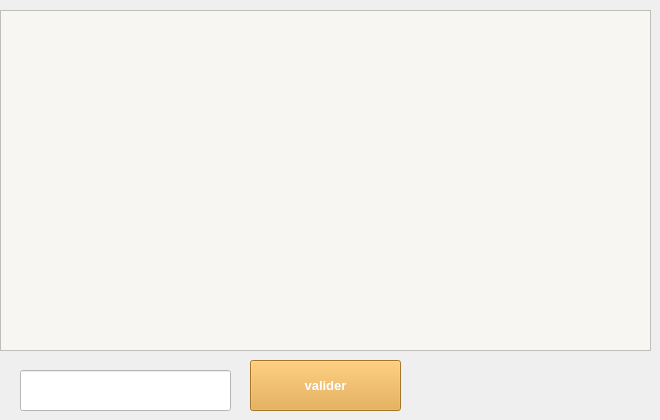
      <widget class="QWidget" name="tab_8">
       <attribute name="title">
        <string>Page</string>
       </attribute>
       <widget class="QLineEdit" name="lineEdit_telf_sms">
        <property name="geometry">
         <rect>
          <x>20</x>
          <y>370</y>
          <width>211</width>
          <height>41</height>
         </rect>
        </property>
        <property name="palette">
         <palette>
          <active>
           <colorrole role="WindowText">
            <brush brushstyle="SolidPattern">
             <color alpha="255">
              <red>0</red>
              <green>0</green>
              <blue>0</blue>
             </color>
            </brush>
           </colorrole>
           <colorrole role="Button">
            <brush brushstyle="SolidPattern">
             <color alpha="255">
              <red>255</red>
              <green>255</green>
              <blue>255</blue>
             </color>
            </brush>
           </colorrole>
           <colorrole role="Text">
            <brush brushstyle="SolidPattern">
             <color alpha="255">
              <red>0</red>
              <green>0</green>
              <blue>0</blue>
             </color>
            </brush>
           </colorrole>
           <colorrole role="ButtonText">
            <brush brushstyle="SolidPattern">
             <color alpha="255">
              <red>0</red>
              <green>0</green>
              <blue>0</blue>
             </color>
            </brush>
           </colorrole>
           <colorrole role="Base">
            <brush brushstyle="SolidPattern">
             <color alpha="255">
              <red>255</red>
              <green>255</green>
              <blue>255</blue>
             </color>
            </brush>
           </colorrole>
           <colorrole role="Window">
            <brush brushstyle="SolidPattern">
             <color alpha="255">
              <red>255</red>
              <green>255</green>
              <blue>255</blue>
             </color>
            </brush>
           </colorrole>
           <colorrole role="PlaceholderText">
            <brush brushstyle="SolidPattern">
             <color alpha="128">
              <red>0</red>
              <green>0</green>
              <blue>0</blue>
             </color>
            </brush>
           </colorrole>
          </active>
          <inactive>
           <colorrole role="WindowText">
            <brush brushstyle="SolidPattern">
             <color alpha="255">
              <red>0</red>
              <green>0</green>
              <blue>0</blue>
             </color>
            </brush>
           </colorrole>
           <colorrole role="Button">
            <brush brushstyle="SolidPattern">
             <color alpha="255">
              <red>255</red>
              <green>255</green>
              <blue>255</blue>
             </color>
            </brush>
           </colorrole>
           <colorrole role="Text">
            <brush brushstyle="SolidPattern">
             <color alpha="255">
              <red>0</red>
              <green>0</green>
              <blue>0</blue>
             </color>
            </brush>
           </colorrole>
           <colorrole role="ButtonText">
            <brush brushstyle="SolidPattern">
             <color alpha="255">
              <red>0</red>
              <green>0</green>
              <blue>0</blue>
             </color>
            </brush>
           </colorrole>
           <colorrole role="Base">
            <brush brushstyle="SolidPattern">
             <color alpha="255">
              <red>255</red>
              <green>255</green>
              <blue>255</blue>
             </color>
            </brush>
           </colorrole>
           <colorrole role="Window">
            <brush brushstyle="SolidPattern">
             <color alpha="255">
              <red>255</red>
              <green>255</green>
              <blue>255</blue>
             </color>
            </brush>
           </colorrole>
           <colorrole role="PlaceholderText">
            <brush brushstyle="SolidPattern">
             <color alpha="128">
              <red>0</red>
              <green>0</green>
              <blue>0</blue>
             </color>
            </brush>
           </colorrole>
          </inactive>
          <disabled>
           <colorrole role="WindowText">
            <brush brushstyle="SolidPattern">
             <color alpha="255">
              <red>0</red>
              <green>0</green>
              <blue>0</blue>
             </color>
            </brush>
           </colorrole>
           <colorrole role="Button">
            <brush brushstyle="SolidPattern">
             <color alpha="255">
              <red>255</red>
              <green>255</green>
              <blue>255</blue>
             </color>
            </brush>
           </colorrole>
           <colorrole role="Text">
            <brush brushstyle="SolidPattern">
             <color alpha="255">
              <red>0</red>
              <green>0</green>
              <blue>0</blue>
             </color>
            </brush>
           </colorrole>
           <colorrole role="ButtonText">
            <brush brushstyle="SolidPattern">
             <color alpha="255">
              <red>0</red>
              <green>0</green>
              <blue>0</blue>
             </color>
            </brush>
           </colorrole>
           <colorrole role="Base">
            <brush brushstyle="SolidPattern">
             <color alpha="255">
              <red>255</red>
              <green>255</green>
              <blue>255</blue>
             </color>
            </brush>
           </colorrole>
           <colorrole role="Window">
            <brush brushstyle="SolidPattern">
             <color alpha="255">
              <red>255</red>
              <green>255</green>
              <blue>255</blue>
             </color>
            </brush>
           </colorrole>
           <colorrole role="PlaceholderText">
            <brush brushstyle="SolidPattern">
             <color alpha="128">
              <red>0</red>
              <green>0</green>
              <blue>0</blue>
             </color>
            </brush>
           </colorrole>
          </disabled>
         </palette>
        </property>
        <property name="font">
         <font>
          <pointsize>11</pointsize>
         </font>
        </property>
        <property name="styleSheet">
         <string notr="true">background-color: rgb(255, 255, 255);</string>
        </property>
       </widget>
       <widget class="QPushButton" name="envoyer_smsf_btn">
        <property name="geometry">
         <rect>
          <x>250</x>
          <y>360</y>
          <width>151</width>
          <height>51</height>
         </rect>
        </property>
        <property name="font">
         <font>
          <pointsize>10</pointsize>
          <bold>true</bold>
         </font>
        </property>
        <property name="styleSheet">
         <string notr="true">QPushButton {
    background-color: #E6A537;
	color: rgb(255, 255, 255);
}

QPushButton:hover {
    background-color: rgb(127, 170, 121);
	color:  #E6A537;
	border-color: rgb(255, 170, 0);
}</string>
        </property>
        <property name="text">
         <string>valider</string>
        </property>
       </widget>
       <widget class="QTextEdit" name="textEdit_messagef_sms">
        <property name="geometry">
         <rect>
          <x>0</x>
          <y>10</y>
          <width>651</width>
          <height>341</height>
         </rect>
        </property>
        <property name="styleSheet">
         <string notr="true">color: rgb(0, 0, 0);
background-color: rgb(247, 246, 242);</string>
        </property>
        <property name="html">
         <string>&lt;!DOCTYPE HTML PUBLIC &quot;-//W3C//DTD HTML 4.0//EN&quot; &quot;http://www.w3.org/TR/REC-html40/strict.dtd&quot;&gt;
&lt;html&gt;&lt;head&gt;&lt;meta name=&quot;qrichtext&quot; content=&quot;1&quot; /&gt;&lt;meta charset=&quot;utf-8&quot; /&gt;&lt;style type=&quot;text/css&quot;&gt;
p, li { white-space: pre-wrap; }
hr { height: 1px; border-width: 0; }
li.unchecked::marker { content: &quot;\2610&quot;; }
li.checked::marker { content: &quot;\2612&quot;; }
&lt;/style&gt;&lt;/head&gt;&lt;body style=&quot; font-family:'Segoe UI'; font-size:9pt; font-weight:400; font-style:normal;&quot;&gt;
&lt;p style=&quot;-qt-paragraph-type:empty; margin-top:0px; margin-bottom:0px; margin-left:0px; margin-right:0px; -qt-block-indent:0; text-indent:0px;&quot;&gt;&lt;br /&gt;&lt;/p&gt;&lt;/body&gt;&lt;/html&gt;</string>
        </property>
       </widget>
      </widget>
